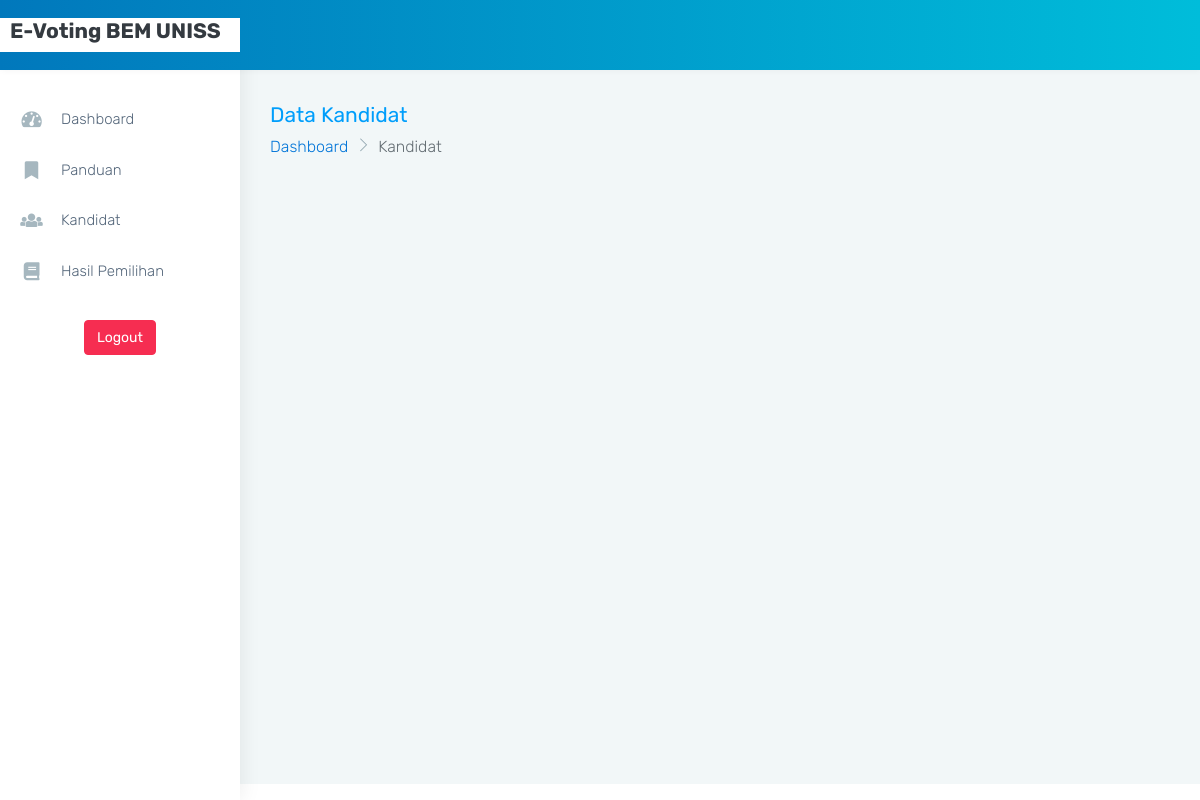
/page.php?pemilih=kandidat, run on an earlier commit of the app's database.
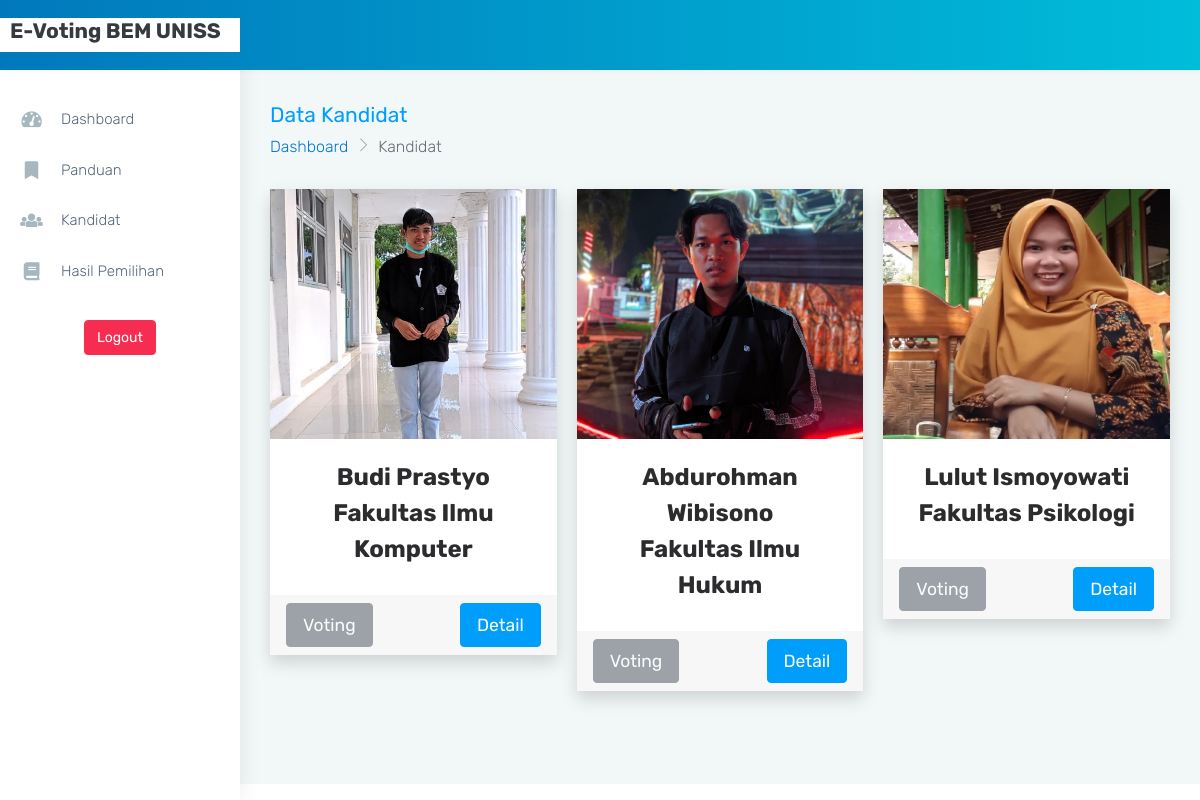
And on a later commit of the database.
### tables this page shows
CREATE TABLE `kandidat` (
  `id_kandidat` int(11) NOT NULL,
  `nama_kandidat` varchar(50) NOT NULL,
  `foto_kandidat` text NOT NULL,
  `fakultas_kandidat` varchar(100) NOT NULL,
  `visi` text NOT NULL,
  `misi` text NOT NULL,
  `proker` text NOT NULL
);

### config/fungsiUmum.php (called while the page is built, shortened)
<?php
function baseUrl($dir = "")
{
	return "http://localhost:8000/vote/" .$dir;
}

### config/fungsiKandidat.php (called while the page is built, shortened)
<?php
function tampilKandidat($is_api = null)
{
	global $conn;
	if ($is_api !== null) {
		header('Content-type: application/json');
		$sql = "SELECT * FROM kandidat";
		$res = $conn->query($sql);
		$row = [];
		$jml = [];
		while ($rows = $res->fetch_assoc()) {
			$row[] = $rows;
		}
		for ($i=0; $i < count($row); $i++) {
			array_push($jml, lihatSuaraPerKandidat($row[$i]['id_kandidat']));
		}
		array_push($row, $jml);
		echo json_encode($row);
	} else {
		$sql = "SELECT * FROM kandidat";
		$res = $conn->query($sql);
		$row = [];
		while ($rows = $res->fetch_assoc()) {
			$row[] = $rows;
		}
		return $row;
	}
}

### config/fungsiPemilih.php (called while the page is built, shortened)
<?php
function cekStatus($id)
{
	global $conn;
	$sql = "SELECT * FROM pemilih WHERE id_pemilih = '$id' AND status = 1 ";
	$res = $conn->query($sql);
	if ($res->num_rows > 0) {
		return TRUE;
	} else {
		return FALSE;
	}
}

### config/fungsiWaktu.php (called while the page is built)
<?php
function getWaktuPemilihan()
{
	global $conn;
	$sql = "SELECT * FROM waktu";
	$res = $conn->query($sql);
	if ($res->num_rows > 0) {
		return TRUE;
	} else {
		return FALSE;
	}
}

### views/pemilih/kandidat.php (the view, shortened to what this page needs)
<?php
$kandidat   = tampilKandidat();
$waktu      = getWaktuPemilihan();
$id_pemilih = $_SESSION['pemilih']['id_pemilih'];
$status     = cekStatus($id_pemilih);
?>
<div class="page-breadcrumb mb-0 pb-0">
    <div class="row align-items-center">
        <div class="col-md-6 col-8 align-self-center">
            <h3 class="page-title mb-0 p-0">Data Kandidat</h3>
            <div class="d-flex align-items-center">
                <nav aria-label="breadcrumb">
                    <ol class="breadcrumb">
                        <li class="breadcrumb-item"><a href="<?= baseUrl('page.php?pemilih=dashboard') ?>">Dashboard</a></li>
                        <li class="breadcrumb-item active" aria-current="page">Kandidat</li>
                    </ol>
                </nav>
            </div>
        </div>
    </div>
</div>
<div class="container-fluid">
    <div class="row">
    <?php $no = 1; foreach($kandidat as $k): ?>
    <div class="col">
        <div class="card shadow">
            <img class="" src="assets/images/kandidat/<?= $k['foto_kandidat'] ?>" style="width: 100%; height: 250px;" width="100">
            <div class="card-body">
                <h2 class="text-center">
                    <?= $k['nama_kandidat'] ?> <br>
                    Fakultas <?= $k['fakultas_kandidat'] ?>
                </h2>
            </div>
            <div class="card-footer d-flex justify-content-between align-items-center">
                <?php if ($status == TRUE && $waktu == TRUE): ?>
                    <button class="btn btn-secondary text-white btn-block btn-lg rounded-0" disabled>
                        Voting
                    </button>
                <?php elseif($status == FALSE && $waktu == TRUE): ?>
                    <a href="?pemilih=pilih-kandidat&id=<?= $k['id_kandidat'] ?>" class="btn btn-danger text-white btn-block btn-lg rounded-0" onclick="return confirm('Yakin ?')">
                        Voting
                    </a>
                <?php else: ?>
                    <button class="btn btn-secondary text-white btn-block btn-lg rounded-0" disabled>
                        Voting
                    </button>
                <?php endif ?>
                <a href="?pemilih=detail-kandidat&id=<?= $k['id_kandidat'] ?>" class="btn btn-info text-white btn-block btn-lg rounded-0">
                    Detail
                </a>
            </div>
        </div>
    </div>
    <?php endforeach ?>
    </div>
</div>

### templates/header.php (shortened to what this page needs)
<!DOCTYPE html>
<html dir="ltr" lang="en">
<head>
    <link href="monster-html/css/style.min.css" rel="stylesheet">
    <link href="assets/css/simplyCountdown.theme.default.css" rel="stylesheet">
    <link href="https://cdn.datatables.net/1.10.25/css/dataTables.bootstrap4.min.css" rel="stylesheet">
    <link href="assets/css/custom.css" rel="stylesheet">
    <link href="assets/css/animate.css" rel="stylesheet">
    <link href="monster-html/css/style.min.css" rel="stylesheet">
</head>
<body>
    <div id="main-wrapper" data-layout="vertical" data-navbarbg="skin5" data-sidebartype="full"
        data-sidebar-position="absolute" data-header-position="absolute" data-boxed-layout="full">
        <header class="topbar" data-navbarbg="skin6">
            <nav class="navbar top-navbar navbar-expand-md navbar-dark">
                <div class="navbar-header" data-logobg="skin6">
                    <a class="navbar-brand" href="#!">
                        <span class="logo-text">
                            <h3 class="text-dark">E-Voting BEM UNISS</h3>
                        </span>
                    </a>
                </div>
                <div class="navbar-collapse collapse" id="navbarSupportedContent" data-navbarbg="skin5">
                    <ul class="navbar-nav">
                        <li class="nav-item dropdown">
                            <a class="nav-link dropdown-toggle waves-effect waves-dark" href="<?= baseUrl('profile.php') ?>" role="button">
                            </a>
                        </li>
                    </ul>
                </div>
            </nav>
        </header>
        <aside class="left-sidebar" data-sidebarbg="skin6">
            <div class="scroll-sidebar">
                <nav class="sidebar-nav">
                    <ul id="sidebarnav">
                        <?php if (isset($_SESSION['admin'])): ?>
                        <li class="sidebar-item">
                            <a class="sidebar-link waves-effect waves-dark sidebar-link" href="<?= baseUrl('page.php?admin=dashboard') ?>" aria-expanded="false"><i class="fas fa-tachometer-alt me-3 fa-fw"></i><span class="hide-menu">Dashboard</span>
                            </a>
                        </li>
                        <?php else: ?>
                        <li class="sidebar-item">
                            <a class="sidebar-link waves-effect waves-dark sidebar-link" href="<?= baseUrl('page.php?pemilih=dashboard') ?>" aria-expanded="false"><i class="fas fa-tachometer-alt me-3 fa-fw"></i><span class="hide-menu">Dashboard</span>
                            </a>
                        </li>
                        <?php endif ?>
                        <?php if (isset($_SESSION['admin'])): ?>
                            <li class="sidebar-item">
                                <a class="sidebar-link waves-effect waves-dark sidebar-link" href="<?= baseUrl('page.php?admin=pemilih') ?>" aria-expanded="false">
                                    <i class="me-3 fas fa-users fa-fw" aria-hidden="true"></i><span class="hide-menu">Data Pemilih</span>
                                </a>
                            </li>
                            <li class="sidebar-item">
                                <a class="sidebar-link waves-effect waves-dark sidebar-link" href="<?= baseUrl('page.php?admin=kandidat') ?>" aria-expanded="false">
                                    <i class="me-3 fas fa-user-circle fa-fw" aria-hidden="true"></i><span class="hide-menu">Data Kandidat</span>
                                </a>
                            </li>
                            <li class="sidebar-item">
                                <a class="sidebar-link waves-effect waves-dark sidebar-link" href="<?= baseUrl('page.php?admin=panduan') ?>" aria-expanded="false">
                                    <i class="me-3 fas fa-book fa-fw" aria-hidden="true"></i><span class="hide-menu">Panduan</span>
                                </a>
                            </li>
                            <li class="sidebar-item">
                                <a class="sidebar-link waves-effect waves-dark sidebar-link" href="<?= baseUrl('page.php?admin=hasil-pemilihan') ?>" aria-expanded="false">
                                    <i class="me-3 fas fa-archive fa-fw" aria-hidden="true"></i><span class="hide-menu">Hasil Pemilihan</span>
                                </a>
                            </li>
                            <li class="sidebar-item">
                                <a class="sidebar-link waves-effect waves-dark sidebar-link" href="<?= baseUrl('page.php?admin=laporan') ?>" aria-expanded="false">
                                    <i class="me-3 fas fa-clipboard fa-fw" aria-hidden="true"></i><span class="hide-menu">Laporan</span>
                                </a>
                            </li>
                            <li class="sidebar-item">
                                <a class="sidebar-link waves-effect waves-dark sidebar-link" href="<?= baseUrl('page.php?admin=manajemen-admin') ?>" aria-expanded="false">
                                    <i class="me-3 fas fa-user-plus fa-fw" aria-hidden="true"></i><span class="hide-menu">Manajemen Admin</span>
                                </a>
                            </li>
                            <?php else: ?>
                                <li class="sidebar-item">
                                    <a class="sidebar-link waves-effect waves-dark sidebar-link" href="<?= baseUrl('page.php?pemilih=panduan') ?>" aria-expanded="false">
                                        <i class="me-3 fas fa-bookmark fa-fw" aria-hidden="true"></i><span class="hide-menu">Panduan</span>
                                    </a>
                                </li>
                                <li class="sidebar-item">
                                    <a class="sidebar-link waves-effect waves-dark sidebar-link" href="<?= baseUrl('page.php?pemilih=kandidat') ?>" aria-expanded="false">
                                        <i class="me-3 fas fa-users fa-fw" aria-hidden="true"></i><span class="hide-menu">Kandidat</span>
                                    </a>
                                </li>
                                <li class="sidebar-item">
                                    <a class="sidebar-link waves-effect waves-dark sidebar-link" href="<?= baseUrl('page.php?pemilih=hasil-pemilihan') ?>" aria-expanded="false">
                                        <i class="me-3 fas fa-book fa-fw" aria-hidden="true"></i><span class="hide-menu">Hasil Pemilihan</span>
                                    </a>
                                </li>
                        <?php endif ?>
                        <li class="text-center">
                            <a href="<?= baseUrl('logout.php') ?>" class="btn btn-danger btn-block text-white mt-4">
                                Logout
                            </a>
                        </li>
                    </ul>
                </nav>
            </div>
        </aside>
        <div class="page-wrapper">

### page.php (shortened to what this page needs)
<?php include 'templates/header.php'; ?>
<?php
$admin           = $_GET['admin'];
$pemilih         = $_GET['pemilih'];
$page            = [$admin, $pemilih];
switch ($page) {
    case [NULL, 'kandidat']:
        include "views/pemilih/kandidat.php";
        break;
}
?>
<?php include 'templates/footer.php'; ?>

### templates/footer.php
        </div>
    </div>
</body>
</html>

What changed in the data, as far as the page shows it:
added kandidat: foto_kandidat (picture), nama_kandidat "Budi Prastyo", fakultas_kandidat "Ilmu Komputer"
added kandidat: foto_kandidat (picture), nama_kandidat "Abdurohman Wibisono", fakultas_kandidat "Ilmu Hukum"
added kandidat: foto_kandidat (picture), nama_kandidat "Lulut Ismoyowati", fakultas_kandidat "Psikologi"
